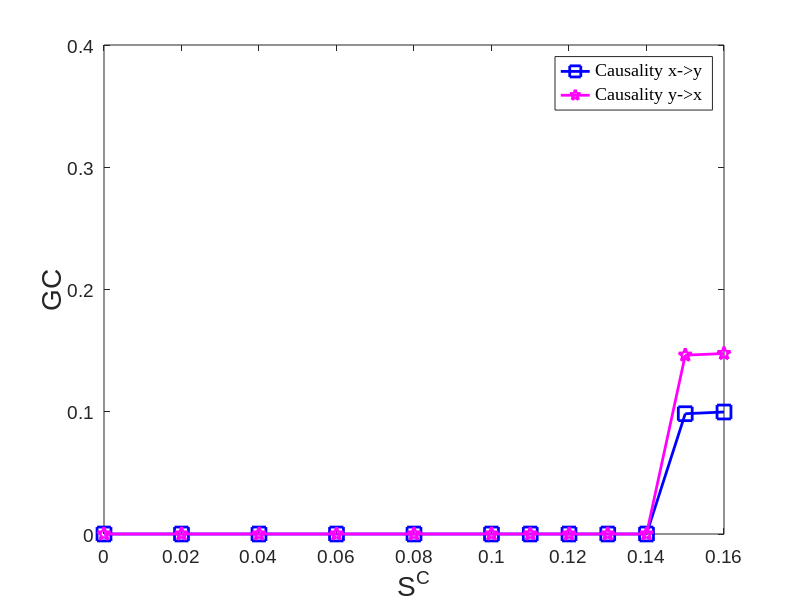

Source code (MATLAB):
%% Fig5_HH_TWO_Neurons_KGC
C=[0 0.02 0.04 0.06 0.08 0.1 0.11 0.12 0.13 0.14 0.15 0.16];
GC_yx=[0 0 0 0 0 0 0 0 0 0 0.1463 0.1476];
GC_xy=[0 0 0 0 0 0 0 0 0 0 0.0984 0.0998];

% Plot
h0=figure;
clf;
plot(C,GC_xy,'MarkerSize',10,'Marker','s','LineWidth',2,...
'Color',[0 0 1]);hold on
plot(C,GC_yx,'MarkerSize',10,'Marker','p','LineWidth',2,...
'Color',[1 0 1]);
% Legend 
% Legend 
hleg1 =legend('Causality x->y','Causality y->x','northeast');
set(hleg1,'Location','northeast') 
set(hleg1,'FontName','Times New Roman','FontSize',18,'FontWeight','normal')
 
axis([0 0.16 0 0.40])
set(gca, 'XTick', 0:0.02:0.16); 
% set(gca, 'YTick',0:0.02:0.65);

% Create axis font size
set(gca,'FontName','Arial','FontSize',14)
% Create xlabel
xlabel({'S^C'},'FontSize',20,'FontName','Arial');
% Create ylabel
ylabel({'GC'},'FontSize',20,'FontName','Arial');

%%
print(h0,'-depsc2','-r300','KGC_HH_Two_Neurons_Fig5.eps')
